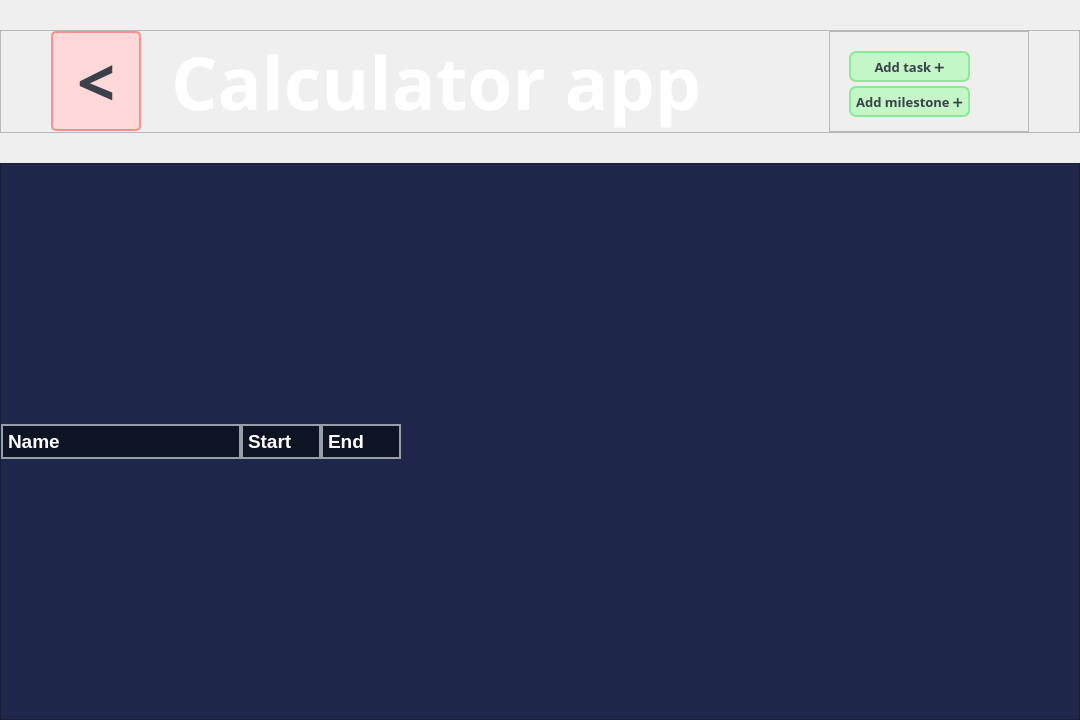
<?xml version="1.0" encoding="UTF-8"?>
<ui version="4.0">
 <class>Form</class>
 <widget class="QWidget" name="Form">
  <property name="geometry">
   <rect>
    <x>0</x>
    <y>0</y>
    <width>1080</width>
    <height>720</height>
   </rect>
  </property>
  <property name="windowTitle">
   <string>Form</string>
  </property>
  <layout class="QVBoxLayout" name="verticalLayout">
   <property name="spacing">
    <number>30</number>
   </property>
   <property name="leftMargin">
    <number>0</number>
   </property>
   <property name="topMargin">
    <number>30</number>
   </property>
   <property name="rightMargin">
    <number>0</number>
   </property>
   <property name="bottomMargin">
    <number>0</number>
   </property>
   <item>
    <widget class="QFrame" name="head">
     <property name="minimumSize">
      <size>
       <width>620</width>
       <height>90</height>
      </size>
     </property>
     <property name="styleSheet">
      <string notr="true"/>
     </property>
     <property name="frameShape">
      <enum>QFrame::StyledPanel</enum>
     </property>
     <property name="frameShadow">
      <enum>QFrame::Raised</enum>
     </property>
     <layout class="QHBoxLayout" name="horizontalLayout">
      <property name="spacing">
       <number>30</number>
      </property>
      <property name="leftMargin">
       <number>50</number>
      </property>
      <property name="topMargin">
       <number>0</number>
      </property>
      <property name="rightMargin">
       <number>50</number>
      </property>
      <property name="bottomMargin">
       <number>0</number>
      </property>
      <item>
       <widget class="QPushButton" name="back_button">
        <property name="minimumSize">
         <size>
          <width>90</width>
          <height>90</height>
         </size>
        </property>
        <property name="maximumSize">
         <size>
          <width>16777215</width>
          <height>100</height>
         </size>
        </property>
        <property name="font">
         <font>
          <family>Impact</family>
          <pointsize>50</pointsize>
          <bold>true</bold>
         </font>
        </property>
        <property name="cursor">
         <cursorShape>PointingHandCursor</cursorShape>
        </property>
        <property name="toolTip">
         <string>Login</string>
        </property>
        <property name="styleSheet">
         <string notr="true">border: 2px solid #ff8f8f;
border-radius: 5px;
background: #ffd9d9;
color: #3a414a;</string>
        </property>
        <property name="text">
         <string>&lt;</string>
        </property>
       </widget>
      </item>
      <item>
       <widget class="QLabel" name="title">
        <property name="sizePolicy">
         <sizepolicy hsizetype="Expanding" vsizetype="Preferred">
          <horstretch>100</horstretch>
          <verstretch>100</verstretch>
         </sizepolicy>
        </property>
        <property name="font">
         <font>
          <family>Leelawadee</family>
          <pointsize>55</pointsize>
          <bold>true</bold>
         </font>
        </property>
        <property name="styleSheet">
         <string notr="true">color: #ffffff</string>
        </property>
        <property name="text">
         <string>Calculator app</string>
        </property>
        <property name="wordWrap">
         <bool>true</bool>
        </property>
       </widget>
      </item>
      <item>
       <widget class="QFrame" name="add_task_frame">
        <property name="minimumSize">
         <size>
          <width>200</width>
          <height>0</height>
         </size>
        </property>
        <property name="frameShape">
         <enum>QFrame::StyledPanel</enum>
        </property>
        <property name="frameShadow">
         <enum>QFrame::Raised</enum>
        </property>
        <widget class="QPushButton" name="add_task_button">
         <property name="geometry">
          <rect>
           <x>20</x>
           <y>20</y>
           <width>121</width>
           <height>31</height>
          </rect>
         </property>
         <property name="minimumSize">
          <size>
           <width>0</width>
           <height>0</height>
          </size>
         </property>
         <property name="maximumSize">
          <size>
           <width>16777215</width>
           <height>100</height>
          </size>
         </property>
         <property name="font">
          <font>
           <family>Leelawadee</family>
           <pointsize>10</pointsize>
           <bold>true</bold>
          </font>
         </property>
         <property name="cursor">
          <cursorShape>PointingHandCursor</cursorShape>
         </property>
         <property name="toolTip">
          <string>Login</string>
         </property>
         <property name="styleSheet">
          <string notr="true">QPushButton {
	border: 2px solid #8ee895;
	border-radius: 7px;
	background: #c3f7c8;
	color: #3a414a;
}

QPushButton:hover {
	border: 2px solid #77e680;
	background: #9ce6a3
}</string>
         </property>
         <property name="text">
          <string>Add task ➕</string>
         </property>
        </widget>
        <widget class="QPushButton" name="add_milestone_button">
         <property name="geometry">
          <rect>
           <x>20</x>
           <y>55</y>
           <width>121</width>
           <height>31</height>
          </rect>
         </property>
         <property name="minimumSize">
          <size>
           <width>0</width>
           <height>0</height>
          </size>
         </property>
         <property name="maximumSize">
          <size>
           <width>16777215</width>
           <height>100</height>
          </size>
         </property>
         <property name="font">
          <font>
           <family>Leelawadee</family>
           <pointsize>10</pointsize>
           <bold>true</bold>
          </font>
         </property>
         <property name="cursor">
          <cursorShape>PointingHandCursor</cursorShape>
         </property>
         <property name="toolTip">
          <string>Login</string>
         </property>
         <property name="styleSheet">
          <string notr="true">QPushButton {
	border: 2px solid #8ee895;
	border-radius: 7px;
	background: #c3f7c8;
	color: #3a414a;
}

QPushButton:hover {
	border: 2px solid #77e680;
	background: #9ce6a3
}</string>
         </property>
         <property name="text">
          <string>Add milestone ➕</string>
         </property>
        </widget>
       </widget>
      </item>
     </layout>
    </widget>
   </item>
   <item>
    <widget class="QFrame" name="body">
     <property name="sizePolicy">
      <sizepolicy hsizetype="Expanding" vsizetype="Expanding">
       <horstretch>0</horstretch>
       <verstretch>0</verstretch>
      </sizepolicy>
     </property>
     <property name="styleSheet">
      <string notr="true">background: #1e2749;</string>
     </property>
     <property name="frameShape">
      <enum>QFrame::StyledPanel</enum>
     </property>
     <property name="frameShadow">
      <enum>QFrame::Raised</enum>
     </property>
     <layout class="QHBoxLayout" name="horizontalLayout_2">
      <property name="spacing">
       <number>0</number>
      </property>
      <property name="leftMargin">
       <number>0</number>
      </property>
      <property name="topMargin">
       <number>0</number>
      </property>
      <property name="rightMargin">
       <number>0</number>
      </property>
      <property name="bottomMargin">
       <number>0</number>
      </property>
      <item>
       <widget class="QScrollArea" name="tasks">
        <property name="minimumSize">
         <size>
          <width>400</width>
          <height>0</height>
         </size>
        </property>
        <property name="maximumSize">
         <size>
          <width>400</width>
          <height>16777215</height>
         </size>
        </property>
        <property name="styleSheet">
         <string notr="true">border: 0px;</string>
        </property>
        <property name="verticalScrollBarPolicy">
         <enum>Qt::ScrollBarAlwaysOff</enum>
        </property>
        <property name="horizontalScrollBarPolicy">
         <enum>Qt::ScrollBarAlwaysOff</enum>
        </property>
        <property name="widgetResizable">
         <bool>true</bool>
        </property>
        <widget class="QWidget" name="tasks_frame">
         <property name="geometry">
          <rect>
           <x>0</x>
           <y>0</y>
           <width>400</width>
           <height>566</height>
          </rect>
         </property>
         <property name="styleSheet">
          <string notr="true"/>
         </property>
         <layout class="QGridLayout" name="gridLayout_2">
          <property name="leftMargin">
           <number>0</number>
          </property>
          <property name="topMargin">
           <number>0</number>
          </property>
          <property name="rightMargin">
           <number>0</number>
          </property>
          <property name="bottomMargin">
           <number>0</number>
          </property>
          <property name="spacing">
           <number>0</number>
          </property>
          <item row="0" column="0">
           <widget class="QFrame" name="tasks_headers">
            <property name="sizePolicy">
             <sizepolicy hsizetype="Preferred" vsizetype="Preferred">
              <horstretch>0</horstretch>
              <verstretch>0</verstretch>
             </sizepolicy>
            </property>
            <property name="minimumSize">
             <size>
              <width>400</width>
              <height>35</height>
             </size>
            </property>
            <property name="maximumSize">
             <size>
              <width>400</width>
              <height>35</height>
             </size>
            </property>
            <property name="styleSheet">
             <string notr="true">border: 2px solid #979ea8;
background: #1e2749;
color: #ffffff;</string>
            </property>
            <property name="frameShape">
             <enum>QFrame::StyledPanel</enum>
            </property>
            <property name="frameShadow">
             <enum>QFrame::Raised</enum>
            </property>
            <widget class="QLabel" name="name_label">
             <property name="geometry">
              <rect>
               <x>0</x>
               <y>0</y>
               <width>240</width>
               <height>35</height>
              </rect>
             </property>
             <property name="font">
              <font>
               <pointsize>14</pointsize>
               <italic>false</italic>
               <bold>true</bold>
              </font>
             </property>
             <property name="styleSheet">
              <string notr="true">border: 2px solid #979ea8;
background: #0f1425;
color: #ffffff;
qproperty-alignment: AlignLeft;</string>
             </property>
             <property name="text">
              <string>Name</string>
             </property>
            </widget>
            <widget class="QLabel" name="start_label">
             <property name="geometry">
              <rect>
               <x>240</x>
               <y>0</y>
               <width>80</width>
               <height>35</height>
              </rect>
             </property>
             <property name="font">
              <font>
               <pointsize>14</pointsize>
               <bold>true</bold>
              </font>
             </property>
             <property name="styleSheet">
              <string notr="true">border: 2px solid #979ea8;
background: #0f1425;
color: #ffffff;
qproperty-alignment: AlignCenter;</string>
             </property>
             <property name="text">
              <string>Start</string>
             </property>
            </widget>
            <widget class="QLabel" name="end_label">
             <property name="geometry">
              <rect>
               <x>320</x>
               <y>0</y>
               <width>80</width>
               <height>35</height>
              </rect>
             </property>
             <property name="font">
              <font>
               <pointsize>14</pointsize>
               <bold>true</bold>
              </font>
             </property>
             <property name="styleSheet">
              <string notr="true">border: 2px solid #979ea8;
background: #0f1425;
color: #ffffff;
qproperty-alignment: AlignCenter;</string>
             </property>
             <property name="text">
              <string>End</string>
             </property>
            </widget>
           </widget>
          </item>
         </layout>
        </widget>
       </widget>
      </item>
      <item>
       <widget class="QScrollArea" name="timeline">
        <property name="font">
         <font>
          <bold>true</bold>
         </font>
        </property>
        <property name="styleSheet">
         <string notr="true">background:transparent;
color: #ffffff;</string>
        </property>
        <property name="frameShape">
         <enum>QFrame::NoFrame</enum>
        </property>
        <property name="frameShadow">
         <enum>QFrame::Plain</enum>
        </property>
        <property name="lineWidth">
         <number>0</number>
        </property>
        <property name="midLineWidth">
         <number>0</number>
        </property>
        <property name="verticalScrollBarPolicy">
         <enum>Qt::ScrollBarAsNeeded</enum>
        </property>
        <property name="horizontalScrollBarPolicy">
         <enum>Qt::ScrollBarAsNeeded</enum>
        </property>
        <property name="widgetResizable">
         <bool>true</bool>
        </property>
        <widget class="QWidget" name="timeline_scroll_area">
         <property name="geometry">
          <rect>
           <x>0</x>
           <y>0</y>
           <width>678</width>
           <height>566</height>
          </rect>
         </property>
         <property name="styleSheet">
          <string notr="true">background:transparent;</string>
         </property>
         <layout class="QGridLayout" name="gridLayout">
          <property name="leftMargin">
           <number>0</number>
          </property>
          <property name="topMargin">
           <number>0</number>
          </property>
          <property name="rightMargin">
           <number>0</number>
          </property>
          <property name="bottomMargin">
           <number>0</number>
          </property>
          <property name="spacing">
           <number>0</number>
          </property>
         </layout>
        </widget>
       </widget>
      </item>
     </layout>
    </widget>
   </item>
  </layout>
 </widget>
 <resources/>
 <connections/>
</ui>
